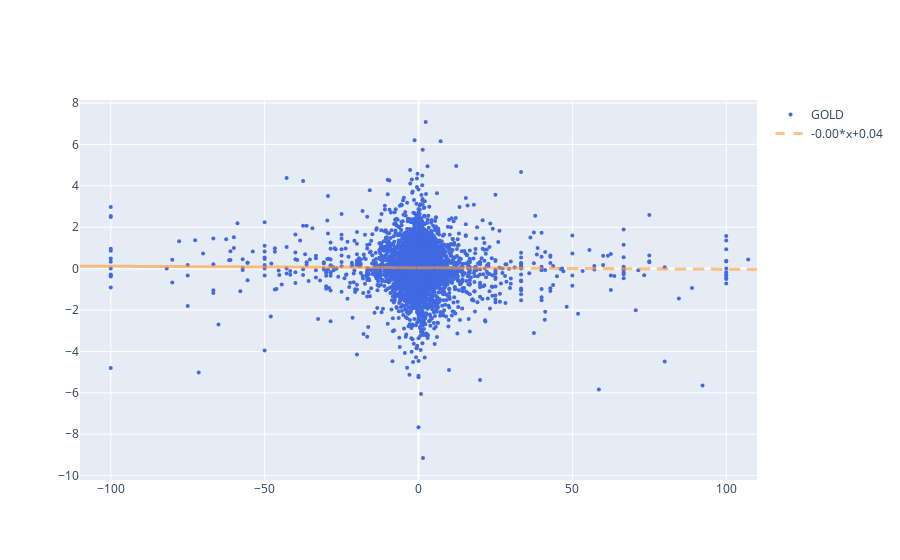

The code cell stored with this chart in its notebook:
### Code cell
import plotly.graph_objs as go    
layout = go.Layout(
        xaxis=dict(
            range=[-110, 110]
        ),
        yaxis=dict(
#             range=[-5, 5]
        )
    )

returns_100 = returns * 100

returns_100.iplot(kind='scatter',x='DFII10',y='GOLD',mode='markers', dimensions=pa.dimensions,
                color='royalblue', bestfit=True, size=4,
                yTitle='Gold', xTitle='TIPS', layout=layout)

### Figure 1 — Plotly figure (JSON) as saved in the notebook; plotly's stock layout.template omitted (floating-point values rounded to 4 significant figures; data arrays with more than 128 entries replaced by an {"elided": "..."} marker saying what was removed)
{"data": [{"line": {"color": "rgba(65, 105, 225, 1.0)", "dash": "solid", "shape": "linear", "width": 1.3}, "marker": {"size": 4, "symbol": "circle"}, "mode": "markers", "name": "GOLD", "text": "", "type": "scatter", "x": {"elided": "4794 float values"}, "y": {"elided": "4794 float values"}}, {"line": {"color": "rgba(255, 153, 51, 0.6)", "dash": "dash", "shape": "linear", "width": 3}, "mode": "lines", "name": "-0.00*x+0.04", "type": "scatter", "x": {"elided": "4794 float values"}, "y": {"elided": "4794 float values"}}], "layout": {"autosize": true, "xaxis": {"range": [-110, 110], "type": "linear"}, "yaxis": {"autorange": true, "range": [-10.28, 8.211], "type": "linear"}}}
